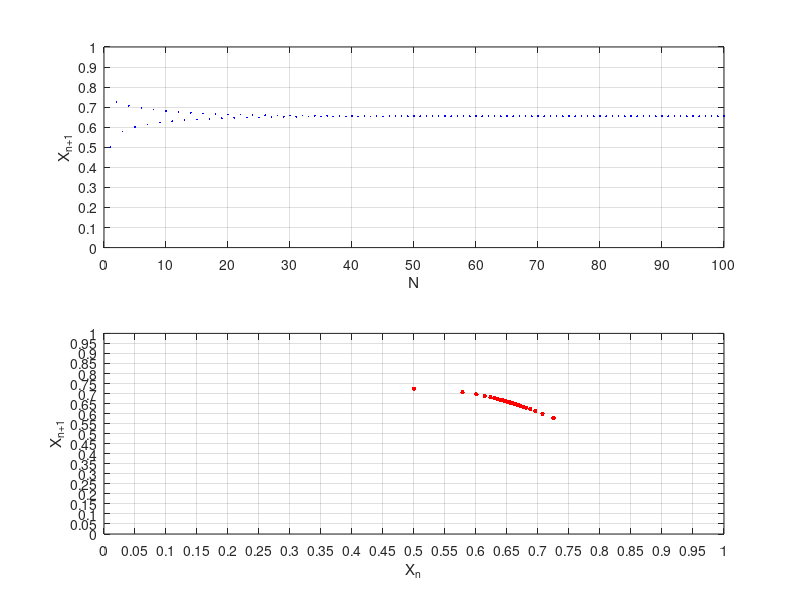

The MATLAB source for this figure: (Note: this script raises an error after producing the figure.)
N = 100;
r = 2.9;
x1 = 0.5;
;

X = zeros(1,N);
X(1) = x1;

for i = 1:N - 1
    X(i + 1) = r * X(i) * (1 - X(i));
end

close all
figure()

subplot(2,1,1)
p = plot([1:N], X, 'b.');
set(p, 'markersize', 4)
set(gca,'ylim',[0 1],'xlim',[0 N],'xtick',0:N/10:N,'ytick',0:0.1:1)
grid on

xlabel('N');
ylabel('X_{n+1}');
hold on
subplot(2,1,2)
Xn_plus_one = X(2:end);
p = plot(X(1:N - 1), Xn_plus_one, 'r.');
set(gca,'ylim',[0 1],'xlim',[0 1],'xtick',0:0.05:1,'ytick',0:0.05:1)
set(p, 'markersize', 10)
grid on

xlabel('X_{n}');
ylabel('X_{n+1}');
currentFigure = gcf;
title(currentFigure.Children(end),[sprintf('x_{n+1} = rx_n(1 - x_n)\n') sprintf('x = %.2f\n', x1) sprintf('r = %.1f', r)], 'FontSize', 14);

